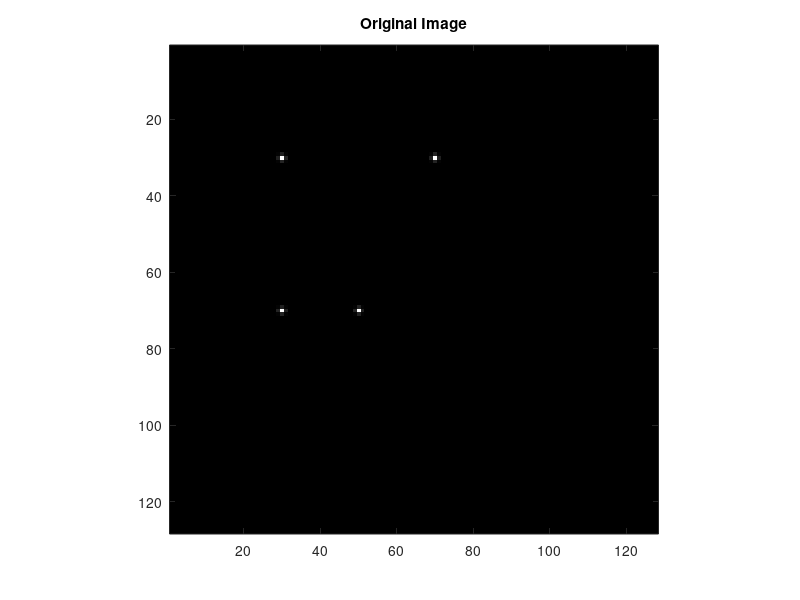
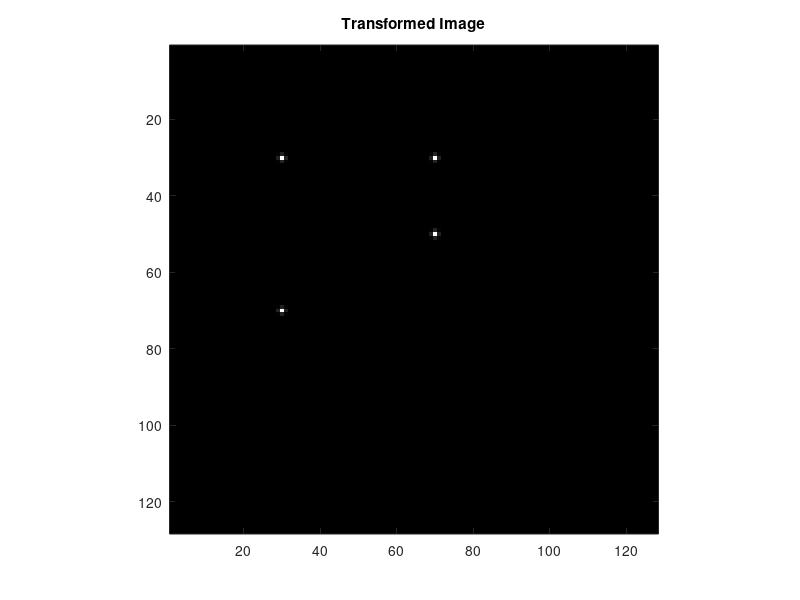

MATLAB code to generate these figures, in order:
function [Im1,Im2]  = ITRACK_TwoImageLoad(TestType, FigNum)
% Loads two images for testing camera views

%-----------------------------------------------------
% Ver   Date        Who   What
%-----------------------------------------------------
% 0100  18.02.13    UD   using camera parameter estimation
%-----------------------------------------------------

if nargin < 1,  TestType = 2; end;
if nargin < 2,  FigNum = 1; end;

switch TestType,
    
    case 1, % 4 different neighborhoods 4- 4 match
        Im1     = double(rand(128));
        Im1(30,30) = 128;
        Im1(30,50) = 128;
        Im1(70,30) = 128;
        Im1(70,80) = 128;
        Im1      = imfilter(Im1,fspecial('gaussian'),'same');
        
        
        % shift
        Im2     = rot90(Im1,-1);
        
    case 2, % one point is match -- requires flip
        Im1         = double(rand(128));
        Im1(30,30) = 128;
        Im1(30,70) = 128;
        Im1(70,30) = 128; Im2 = Im1;
        Im1(70,50) = 128; Im2(50,70) = 128;
        Im1         = imfilter(Im1,fspecial('gaussian'),'same');
        Im2         = imfilter(Im2,fspecial('gaussian'),'same');
        
        
        
    case 3, % number of points
        Im1     = double(rand(128));
        Im2     = double(rand(128));
        indx    = floor(rand(1,9)*128^2);
        Im1(indx(2:end)) = 128;
        Im1      = imfilter(Im1,fspecial('gaussian'),'same');
        Im2(indx(1:end)) = 128;
        Im2      = imfilter(Im2,fspecial('gaussian'),'same');
        
     case 4, % missing points
        Im1     = double(rand(128));
        Im2     = double(rand(128));
        indx    = floor(rand(1,15)*128^2);
        Im1(indx(2:end)) = 128;
        Im1      = imfilter(Im1,fspecial('gaussian'),'same');
        Im2(indx(1:end)) = 128;
        Im2      = imfilter(Im2,fspecial('gaussian'),'same');
       
        
    case 5, % missing 3 point
        
        Im1     = double(rand(128));
        Im2     = double(rand(128));
        indx    = floor(rand(1,25)*128^2);
        Im1(indx(4:end)) = 128;
        Im1      = imfilter(Im1,fspecial('gaussian'),'same');
        Im2(indx(1:end)) = 128;
        Im2      = imfilter(Im2,fspecial('gaussian'),'same');
        
        
    case 6, % missing 10 points
        
        Im1     = double(rand(128));
        Im2     = double(rand(128));
        indx    = floor(rand(1,70)*128^2);
        Im1(indx(11:end)) = 128;
        Im1      = imfilter(Im1,fspecial('gaussian'),'same');
        Im2(indx(1:end)) = 128;
        Im2      = imfilter(Im2,fspecial('gaussian'),'same');

    case 7,
        
        Im1      = double(rand(128,128) > 0.995)*128;
        Im1      = imfilter(Im1,fspecial('gaussian'),'same');
        
        % shift
        Im2     = circshift(Im1,[5 5]);
        
    case 8, % special type of points
        Im1         = double(rand(128));
        Im1(30,30) = 128;
        Im1(30,70) = 128;
        Im1(50,30) = 128;
        Im1(50,70) = 128;
        Im1(40,50) = 128;
        Im1         = imfilter(Im1,fspecial('gaussian'),'same');
        
        % shift
        Im2     = rot90(Im1,-1);
        
 
      case 9, % special type of points - circle with center
        Im1     = double(rand(128));
        Im1(30,30) = 128;
        Im1(30,70) = 128;
        Im1(70,30) = 128;
        Im1(70,70) = 128;
        Im1(50,50) = 128;
        Im1      = imfilter(Im1,fspecial('gaussian'),'same');
        
        % shift
        Im2     = rot90(Im1,0);
      
      case 10, % special type of points - circle with point outside
        Im1     = double(rand(128));
        xy1     = [30 30;50 50;50 40;30 50;90 80]; 
        Im1(sub2ind([128 128],xy1(:,1),xy1(:,2))) = 128;
        Im1      = imfilter(Im1,fspecial('gaussian'),'same');
        
        Im2     = double(rand(128));
        xy2     = [30 30;50 50;50 40;30 50;80 90]; 
        Im2((sub2ind([128 128],xy2(:,1),xy2(:,2)))) = 128;
        Im2      = imfilter(Im2,fspecial('gaussian'),'same');
      
        
    case 11,
        
        [x,y]   = meshgrid(linspace(-1,1,128));
        Im1     = cos(10*pi*x+6*pi*y)*64 + 128;
        
        % shift
        Im2     = circshift(Im1,[5 5]);
        
        
    case 12,
        % patterns for correlation
        ImPatch = ones(16);  ImPatch(5:12,5:12) = 0;
        %ImPatch = rand(32);
        %
        Im = repmat(ImPatch,[8 8]);
        Im1 = Im * 128 + 10 + randn(size(Im))*8;
        % shift
        Im2 = circshift(Im1,[0 0]);
        
    case 21,
        
        Im1 = double(imread('cameraman.tif'));
        % shift
        %Im2 = circshift(Im1,[0 0]);
        Im2 = fftshift(Im1);
        
    case 31,
         Im  = imread('C:\Uri\Data\Images\People\lena.tif');
         Im1 = imresize(Im, 0.25);
         Im2 = circshift(Im1,[5 5]);
         
    case 32,
         Im  = imread('C:\Uri\Data\Images\People\lena.tif');
         Im1 = imresize(Im, 0.25);
         Im2 = fftshift(Im1);
         
    case 50,
        Im1 = double(rgb2gray(imread('C:\Uri\Data\Images\MultipleViews\ElbitPaperCup\2010-11-04 10.54.39.jpg')));
        Im1 = imresize(Im1, 0.15);
        
        Im2 = double(rgb2gray(imread('C:\Uri\Data\Images\MultipleViews\ElbitPaperCup\2010-11-04 10.55.10.jpg')));
        Im2 = imresize(Im2, 0.15);
        
         
    case 51, % 3D scence camera motion
        Im1 = double(rgb2gray(imread('C:\Uri\Data\Images\Matching\tsukuba\scene1.row3.col1.ppm')));
        % shift
        Im2 = double(rgb2gray(imread('C:\Uri\Data\Images\Matching\tsukuba\scene1.row3.col3.ppm')));
        

    case 52, % multiview : zoom
        Im1 = double((imread('C:\Uri\Data\Images\Matching\Corridor\bt.000.png')));
        % shift
        Im2 = double((imread('C:\Uri\Data\Images\Matching\Corridor\bt.002.png')));
  
    case 53, % multiview : maze
        Im1 = double((imread('C:\Uri\Data\Images\MultipleViews\Maze\maze1.png')));
        % shift
        Im2 = double((imread('C:\Uri\Data\Images\MultipleViews\Maze\maze2.png')));
        
    case 54, % E figure
        Im1 = double((imread('C:\Uri\Data\Images\Invariance\E_fig1.jpg')));
        % 
        Im2 = Im1(1600:1900,750:1050);
        Im1 = Im1(1600:1900,1050:1350);
        
    case 61, % multiview : ears
        Im1 = rgb2gray(imread('C:\Uri\Data\Images\MultipleViews\Ear\2013-03-11 15-49-45.217.jpg'));
        % shift
        Im2 = rgb2gray(imread('C:\Uri\Data\Images\MultipleViews\Ear\2013-03-11 15-49-47.795.jpg'));
        
     case 65, % Fingertip - not working good
        Im = imread('C:\Uri\Data\Images\Fingerprints\DB1_B\101_1.tif');
        Im1 = imresize(Im, 0.5);
        Im = imread('C:\Uri\Data\Images\Fingerprints\DB1_B\101_2.tif');
        Im2 = imresize(Im, 0.5);
        
    case 67, % objects Maze - not working good (good with 13)
        Im = imread('C:\Uri\Data\Images\MultipleViews\Maze\maze1.png');
        Im1 = imresize(Im, 0.7);
        Im = imread('C:\Uri\Data\Images\MultipleViews\Maze\maze2.png');
        Im2 = imresize(Im, 0.7);
        
    case 69, % corridor
        Im = imread('C:\Uri\Data\Images\Matching\Corridor\bt.000.png');
        Im1 = imresize(Im,1/4);
        Im = imread('C:\Uri\Data\Images\Matching\Corridor\bt.002.png');
        Im2 = imresize(Im,1/4);
        
                
    case 101,
         Im = imread('C:\Uri\Data\Images\People\lena.tif');
         Im1 = imresize(Im, 0.5);
        %Im1 = rand(128,128)*128;
        
%         Im1     = double(rand(128));
%         indx    = floor(rand(1,11)*128^2);
%         Im1(indx(2:end)) = 128;
%         Im1      = imfilter(Im1,fspecial('gaussian'),'same');
        
        
        
        % Try varying these 4 parameters.
        scale   = 1.0;       % scale factor
        angle   = pi/9; %40*pi/180; % rotation angle
        tx      = 0;            % x translation
        ty      = 0;            % y translation
        
        sc = scale*cos(angle);
        ss = scale*sin(angle);
        
        T = [ sc -ss;
              ss  sc;
              tx  ty];
        t_nonsim = maketform('affine',T);
        %Im2 = imtransform(Im1,t_nonsim,'XData',[1 size(Im1,2)], 'YData',[1 size(Im1,1)],'FillValues',0);
        %Im2 = imtransform(Im1,t_nonsim,'size',size(Im1),'FillValues',0);
        Im2 = imtransform(Im1,t_nonsim,'FillValues',0);
        Im2 = imcrop(Im2,[1 1 size(Im1,2)-1 size(Im1,1)-1]);
        
    otherwise
        error('Unknown TestType')
end;

if any(size(Im1) ~= size(Im2))
    error('Images must be of same size')
end;

if FigNum < 1, return; end;


%%%%%%%%%%%%%%
% show
%%%%%%%%%%%%%%
figure(FigNum),
imagesc(Im1),colormap(gray), axis image;
title('Original Image')

figure(FigNum+1),
imagesc(Im2),colormap(gray), axis image;
title('Transformed Image')


